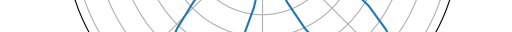
#> input picture Aliasing_home/photos/cropped/cropped_screen10.png, 512 x 32 px, found by its file name; its folder holds 4 pictures in this run
$ python final2.py
#> lines starting #> are read from the running program, lines starting #| are printed output that depends on the picture; pictures that were not available may be replaced by others from this repository, and a replacement may not be noted
import matplotlib.pyplot as plt
import numpy as np
from matplotlib.animation import FuncAnimation
from PIL import Image
import os
import re

full_dir = 'Py/photos/full'
cropped_dir = 'Py/photos/cropped'


def clear_directory(directory):
#> called with directory = 'Py/photos/full'
    for filename in os.listdir(directory):
        file_path = os.path.join(directory, filename)
        if os.path.isfile(file_path):
            os.remove(file_path)
#> pass 2 of the loop in clear_directory, `for filename in os.listdir(directory):`:
#> pass 3 of the loop in clear_directory, `for filename in os.listdir(directory):`:
#> the loop made 4 passes; the first 3 are shown

clear_directory(full_dir)
clear_directory(cropped_dir)

n = 5
m = -32
l = 32
size = 512
part = size / l

def f(a):
    return np.sin(n * a + (m * np.pi / 10))

a = np.linspace(0, 2 * np.pi, 90)

fig, ax1 = plt.subplots(subplot_kw={'projection': 'polar'}, figsize=(5.12, 5.12), dpi=100)
ax1.set_yticklabels([])

r = f(a)
animated_frame, = ax1.plot(a, r)

i = 0
y = l

def update(frame):
    global m, i, y

    r = f(a)
    animated_frame.set_data(a, r)
    m += 1

    if m == 33:
        m = -32
        isDone = True

    if round(size / l) > i:
        plt.savefig(f'{full_dir}/main_screen{i}.png')
        image = Image.open(f'{full_dir}/main_screen{i}.png')
        crop_box = (0, y - l, 512, y)
        cropped_image = image.crop(crop_box)
        cropped_image.save(f'{cropped_dir}/cropped_screen{i}.png')
        print(y)
    else:
        print("READY!!!")
    i += 1
    y += l
    return animated_frame,

animation = FuncAnimation(fig, update, frames=64, interval=100)

plt.show()

output_image_path = 'combined_image.png'

cropped_images = [f for f in os.listdir(cropped_dir) if f.endswith('.png')]

def sort_key(filename):
    match = re.search(r'(\d+)', filename)
    return int(match.group(1)) if match else float('inf')

cropped_images.sort(key=sort_key)

if len(cropped_images) > 0:
    first_image = Image.open(os.path.join(cropped_dir, cropped_images[0]))
#> first_image is the input picture: PIL image 512x32 RGBA; mean R, G, B, A 246.2, 247.8, 249, 255
    width, height = first_image.size
#> width = 512; height = 32
else:
    exit()

total_width = width
#> total_width = 512
total_height = height * len(cropped_images)
#> total_height = 128

combined_image = Image.new('RGB', (total_width, total_height))
#> combined_image: PIL image 512x128 RGB; every value is 0

for index, image_file in enumerate(cropped_images):
    image = Image.open(os.path.join(cropped_dir, image_file))
    combined_image.paste(image, (0, index * height))
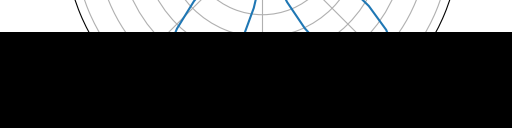
#> combined_image: PIL image 512x128 RGB; mean R, G, B 61.5, 62, 62.3
#> pass 2 of the loop `for index, image_file in enumerate(cropped_images):`:
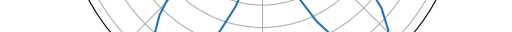
#> input picture Aliasing_home/photos/cropped/cropped_screen11.png, 512 x 32 px, found by its file name
#> image is the input picture: PIL image 512x32 RGBA; mean R, G, B, A 246.2, 247.8, 249, 255
#> `combined_image.paste(image, (0, index * height))`:
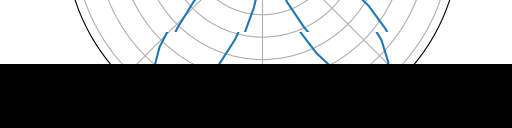
#> combined_image: PIL image 512x128 RGB; mean R, G, B 123.1, 123.9, 124.5
#> pass 3 of the loop `for index, image_file in enumerate(cropped_images):`:
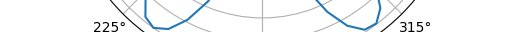
#> input picture Aliasing_home/photos/cropped/cropped_screen12.png, 512 x 32 px, found by its file name
#> image is the input picture: PIL image 512x32 RGBA; mean R, G, B, A 243, 245.1, 246.6, 255
#> `combined_image.paste(image, (0, index * height))`:
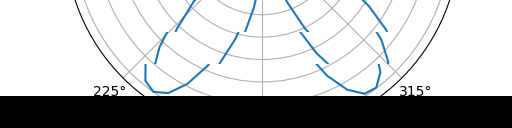
#> combined_image: PIL image 512x128 RGB; mean R, G, B 183.8, 185.2, 186.2
#> the loop made 4 passes; the first 3 are shown

combined_image.save(output_image_path)
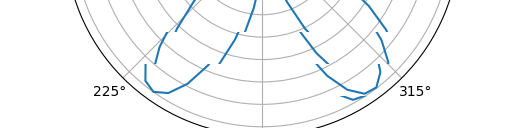
#> saved as combined_image.png: PIL image 512x128 RGB; mean R, G, B 246.3, 247.7, 248.7

clear_directory(full_dir)
clear_directory(cropped_dir)
#> pass 2 of the loop in clear_directory, `for filename in os.listdir(directory):`:
#> pass 3 of the loop in clear_directory, `for filename in os.listdir(directory):`:
#> the loop made 4 passes; the first 3 are shown
